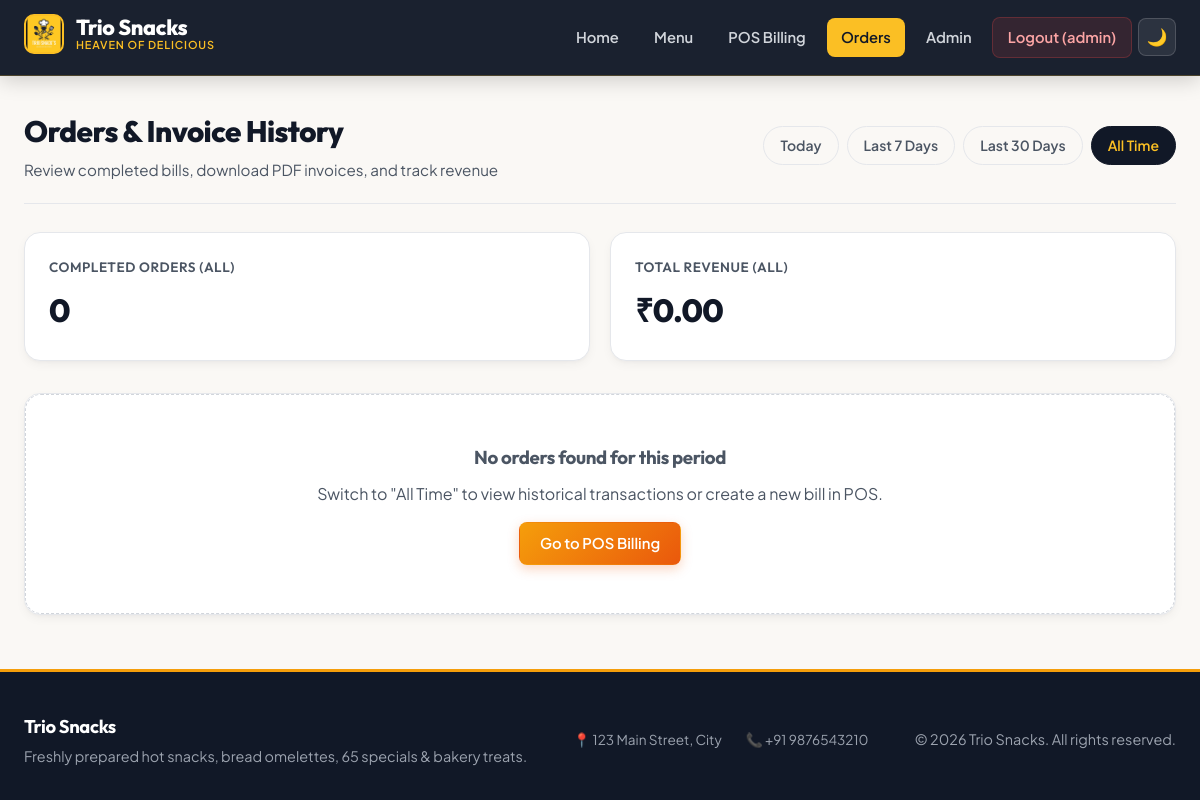
/orders (signed in), run on the app's committed database.
### models.py (models this page shows, shortened)
class Setting(db.Model):
    __tablename__ = "settings"
    id = db.Column(db.Integer, primary_key=True)
    key = db.Column(db.String(100), unique=True, nullable=False, index=True)
    value = db.Column(db.Text, nullable=False)
    description = db.Column(db.String(255))
    updated_at = db.Column(db.DateTime, default=datetime.utcnow, onupdate=datetime.utcnow)

### app.py (the view)
@app.route("/orders")
@login_required
def orders():
    period = request.args.get("period", "all").strip()
    today = datetime.now().date()
    if period == "today":
        start_date = datetime.combine(today, datetime.min.time())
        end_date = datetime.combine(today, datetime.max.time())
    elif period == "week":
        start_date = datetime.combine(today - timedelta(days=7), datetime.min.time())
        end_date = datetime.combine(today, datetime.max.time())
    elif period == "month":
        start_date = datetime.combine(today - timedelta(days=30), datetime.min.time())
        end_date = datetime.combine(today, datetime.max.time())
    else:
        period = "all"
        start_date = None
        end_date = None
    query = Order.query
    user = get_current_user()
    if not user.is_admin():
        query = query.filter_by(created_by=session["user_id"])
    if start_date and end_date:
        query = query.filter(Order.created_at >= start_date, Order.created_at <= end_date)
    orders_list = query.order_by(Order.created_at.desc()).all()
    total_sales = sum(order.total_amount for order in orders_list)
    total_orders = len(orders_list)
    return render_template(
        "orders.html",
        orders=orders_list,
        period=period,
        total_sales=total_sales,
        total_orders=total_orders,
    )

### app.py (called while the page is built)
def get_setting_value(key: str, default: str = "") -> str:
    try:
        setting = Setting.query.filter_by(key=key).first()
        return setting.value if setting and setting.value is not None else default
    except Exception:
        return default

@app.context_processor
def inject_global_context():
    shop_name = get_setting_value("shop_name", "Trio Snacks")
    shop_logo = get_setting_value(
        "shop_logo", "20260103_141024_WhatsApp_Image_2026-01-03_at_12.56.07_PM.jpeg"
    )
    shop_address = get_setting_value("shop_address", "123 Main Street, City")
    shop_phone = get_setting_value("shop_phone", "+91 9876543210")
    return {
        "global_shop_name": shop_name,
        "global_shop_logo": shop_logo,
        "global_shop_address": shop_address,
        "global_shop_phone": shop_phone,
        "current_year": datetime.now().year,
    }

@app.before_request
def ensure_db_ready():
    if not _db_initialized:
        init_db()

### auth.py (called while the page is built)
def get_current_user():
    user_id = session.get("user_id")
    if not user_id:
        return None
    return db.session.get(User, user_id)

def login_required(f):
    @wraps(f)
    def decorated_function(*args, **kwargs):
        if "user_id" not in session or not get_current_user():
            session.clear()
            if request.path.startswith("/api/"):
                return jsonify({"error": "Authentication required"}), 401
            return redirect(url_for("login", next=request.path))
        return f(*args, **kwargs)
    return decorated_function

### models.py (called while the page is built)
    def is_admin(self) -> bool:
        return self.role == "admin"

### templates/orders.html (shortened to what this page needs)
{% extends "base.html" %}
{% block content %}
<div class="container">
    <div class="page-header">
        <div>
            <h1>Orders &amp; Invoice History</h1>
            <p>Review completed bills, download PDF invoices, and track revenue</p>
        </div>
        <div class="period-filters">
            <a href="{{ url_for('orders', period='today') }}" class="period-btn {% if period == 'today' %}active{% endif %}">Today</a>
            <a href="{{ url_for('orders', period='week') }}" class="period-btn {% if period == 'week' %}active{% endif %}">Last 7 Days</a>
            <a href="{{ url_for('orders', period='month') }}" class="period-btn {% if period == 'month' %}active{% endif %}">Last 30 Days</a>
            <a href="{{ url_for('orders', period='all') }}" class="period-btn {% if period == 'all' %}active{% endif %}">All Time</a>
        </div>
    </div>
    <div class="summary-cards">
        <div class="summary-card">
            <h3>Completed Orders ({{ period|title }})</h3>
            <p class="summary-value">{{ total_orders }}</p>
        </div>
        <div class="summary-card">
            <h3>Total Revenue ({{ period|title }})</h3>
            <p class="summary-value">₹{{ "%.2f"|format(total_sales) }}</p>
        </div>
    </div>
    <div class="orders-table-container">
        {% if orders %}
        <table class="orders-table">
            <thead>
                <tr>
                    <th>Invoice #</th>
                    <th>Date &amp; Time</th>
                    <th>Customer</th>
                    <th>Items</th>
                    <th>Total Amount</th>
                    <th>Actions</th>
                </tr>
            </thead>
            <tbody>
                {% for order in orders %}
                <tr>
                    <td><strong>{{ order.invoice_number }}</strong></td>
                    <td>{{ order.created_at.strftime('%d %b %Y, %I:%M %p') }}</td>
                    <td>
                        {% if order.customer_name %}
                            {{ order.customer_name }}
                            {% if order.customer_phone %}
                                <small class="text-muted" style="display:block;">{{ order.customer_phone }}</small>
                            {% endif %}
                        {% else %}
                            <span class="text-muted">Walk-in Customer</span>
                        {% endif %}
                    </td>
                    <td>{{ order.items|length }} {{ 'item' if order.items|length == 1 else 'items' }}</td>
                    <td><strong>₹{{ "%.2f"|format(order.total_amount) }}</strong></td>
                    <td>
                        <div style="display: flex; gap: 0.4rem; flex-wrap: wrap;">
                            <a href="{{ url_for('order_detail', order_id=order.id) }}" class="btn btn-sm btn-secondary">View</a>
                            <a href="{{ url_for('invoice_pdf', order_id=order.id) }}" class="btn btn-sm btn-primary">PDF Invoice</a>
                            {% if session.role == 'admin' %}
                                <button type="button" class="btn btn-sm btn-danger" onclick="deleteOrder({{ order.id }}, '{{ order.invoice_number }}')">Delete</button>
                            {% endif %}
                        </div>
                    </td>
                </tr>
                {% endfor %}
            </tbody>
        </table>
        {% else %}
            <div class="no-orders">
                <h3 style="margin-bottom: 0.5rem;">No orders found for this period</h3>
                <p style="margin-bottom: 1rem;">Switch to "All Time" to view historical transactions or create a new bill in POS.</p>
                <div style="display:flex;gap:0.75rem;justify-content:center;">
                    <a href="{{ url_for('billing') }}" class="btn btn-primary">Go to POS Billing</a>
                </div>
            </div>
        {% endif %}
    </div>
</div>
{% endblock %}

### templates/base.html (shortened to what this page needs)
<!DOCTYPE html>
<html lang="en">
<head>
    <link rel="stylesheet" href="{{ url_for('static', filename='css/main.css') }}">
    <link rel="stylesheet" href="{{ url_for('static', filename='css/dark-mode.css') }}">
</head>
<body>
    <nav class="navbar">
        <div class="container">
            <div class="nav-brand">
                <a href="{{ url_for('home') }}">
                    {% if global_shop_logo %}
                        <img src="{{ url_for('static', filename='images/' + global_shop_logo) }}"
                             alt="{{ global_shop_name }}"
                             class="nav-brand-logo"
                             onerror="this.style.display='none'">
                    {% else %}
                        <span class="nav-brand-badge">TS</span>
                    {% endif %}
                    <div class="nav-brand-text">
                        <span>{{ global_shop_name }}</span>
                        <span class="nav-brand-sub">Heaven of Delicious</span>
                    </div>
                </a>
            </div>
            <ul class="nav-menu" id="main-nav-menu">
                <li>
                    <a href="{{ url_for('home') }}" class="{% if request.path == '/' %}active{% endif %}">Home</a>
                </li>
                <li>
                    <a href="{{ url_for('menu') }}" class="{% if request.path.startswith('/menu') %}active{% endif %}">Menu</a>
                </li>
                {% if session.user_id %}
                    <li>
                        <a href="{{ url_for('billing') }}" class="{% if request.path.startswith('/billing') %}active{% endif %}">POS Billing</a>
                    </li>
                    <li>
                        <a href="{{ url_for('orders') }}" class="{% if request.path.startswith('/orders') %}active{% endif %}">Orders</a>
                    </li>
                    {% if session.role == 'admin' %}
                        <li>
                            <a href="{{ url_for('admin_dashboard') }}" class="{% if request.path.startswith('/admin') %}active{% endif %}">Admin</a>
                        </li>
                    {% endif %}
                    <li>
                        <a href="{{ url_for('logout') }}" class="nav-logout">Logout ({{ session.username }})</a>
                    </li>
                {% else %}
                    <li>
                        <a href="{{ url_for('login') }}" class="{% if request.path.startswith('/login') %}active{% endif %}">Staff Login</a>
                    </li>
                {% endif %}
                <li>
                    <button type="button" class="nav-theme-btn" data-theme-toggle title="Toggle Dark Mode">🌙</button>
                </li>
            </ul>
        </div>
    </nav>
    <main class="main-content">
        {% block content %}{% endblock %}
    </main>
    <footer class="footer">
        <div class="container">
            <div class="footer-grid">
                <div class="footer-brand">
                    <h4>{{ global_shop_name }}</h4>
                    <p>Freshly prepared hot snacks, bread omelettes, 65 specials &amp; bakery treats.</p>
                </div>
                <div class="footer-contact">
                    {% if global_shop_address %}
                        <span>📍 {{ global_shop_address }}</span>
                    {% endif %}
                    {% if global_shop_phone %}
                        <span>📞 {{ global_shop_phone }}</span>
                    {% endif %}
                </div>
                <div>
                    <p>&copy; {{ current_year }} {{ global_shop_name }}. All rights reserved.</p>
                </div>
            </div>
        </div>
    </footer>
</body>
</html>

### data on the page
Setting: value (picture)
Setting: value "Trio Snacks"
Setting: value "123 Main Street, City"
Setting: value "+91 9876543210"

### other printed values
{{ session.username }} "admin"
{{ period|title }} "ALL"
{{ total_orders }} "0"
{{ "%.2f"|format(total_sales) }} "0.00"
